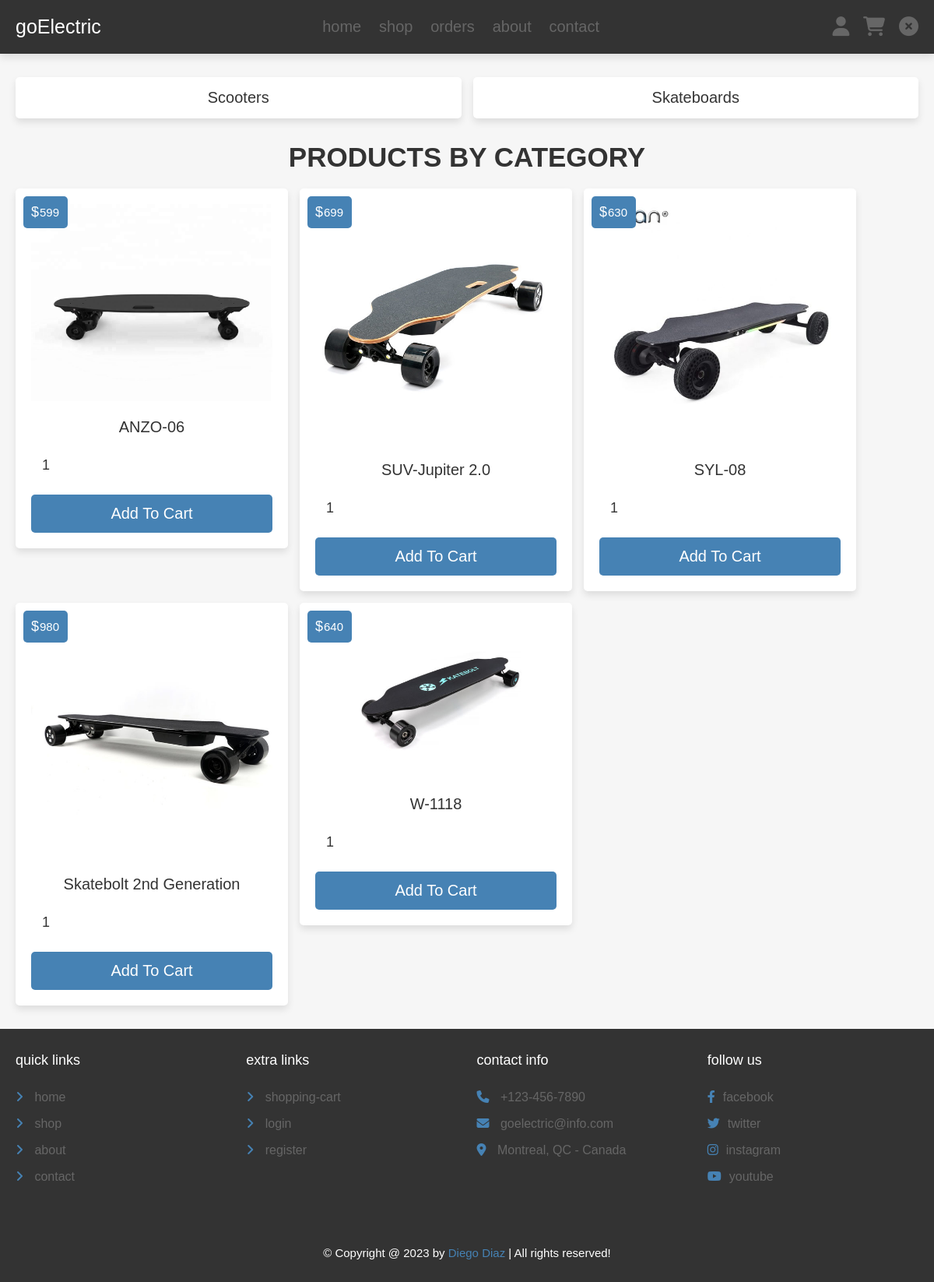
Screenshot of /pages/category.php?category=Skateboard (signed in) with the database file from the repository.
### tables this page shows
CREATE TABLE `Products` (
  `productId` int(5) UNSIGNED NOT NULL,
  `productName` varchar(100) NOT NULL,
  `category` varchar(30) NOT NULL,
  `details` varchar(500) NOT NULL,
  `price` float NOT NULL,
  `image` varchar(200) NOT NULL
);

### pages/category.php (the view, shortened to what this page needs)
<?php
include ('../DBConnection.php');
?>
<!DOCTYPE html>
<html lang="en">
<head>
   <link rel="stylesheet" href="https://cdnjs.cloudflare.com/ajax/libs/font-awesome/6.1.1/css/all.min.css">
   <link rel="stylesheet" href="../css/style.css">
</head>
<body>
<?php
include ('header.php');
?>
<section class="p-category">
   <a href="category.php?category=Scooter">Scooters</a>
   <a href="category.php?category=Skateboard">Skateboards</a>
</section>
<section class="products">
   <h1 class="title">Products by category</h1>
   <div class="box-container">
   <?php
   try {
      $conn = new PDO($dsn, $username, $password);
      $conn->setAttribute(PDO::ATTR_ERRMODE, PDO::ERRMODE_EXCEPTION);
      $category_name = $_GET['category'];
      $select_products = $conn->prepare("SELECT * FROM goElectric.Products WHERE category = ?");
      $select_products->execute([$category_name]);
   } catch (PDOException $error) {
      echo "Connection Failed: ".$error->getMessage();
   }
      if($select_products->rowCount() > 0){
         while($fetch_products = $select_products->fetch(PDO::FETCH_ASSOC)){
   ?>
      <form action="" class="box" method="POST">
         <div class="price">$<span><?= $fetch_products['price']; ?></span></div>
         <img src="../images/scooter/<?= $fetch_products['image']; ?>" alt="">
         <div class="name"><?= $fetch_products['productName']; ?></div>
         <input type="number" min="1" value="1" name="p_qty" class="qty">
         <input type="submit" value="add to cart" class="btn" name="add_to_cart" onclick="return confirm('Do you want to add this product to he shopping cart?')">
      </form>
   <?php
         }
      }else{
         echo '<p class="empty">no products available!</p>';
      }
   ?>
   </div>
</section>
<?php
include ('footer.php');
?>
</body>
</html>

### css/style.css (style rules this page uses)
.products .box-container { display: grid; grid-template-columns: repeat(auto-fit, 35rem); gap:1.5rem; justify-content: left; align-items: flex-start; }
.products .box-container .box { padding:2rem; text-align: center; border:var(--border); background-color: var(--white); box-shadow: var(--box-shadow); border-radius: .5rem; position: relative; }
.products .box-container .box .price { position: absolute; top:1rem; left:1rem; padding:1rem; border-radius: .5rem; background-color: var(--red); font-size: 1.8rem; color:var(--white); }
.products .box-container .box .price span { font-size: 1.5rem; color:var(--white); margin:0 .1rem; }
.products .box-container .box img { width: 100%; margin-bottom: 1rem; }
.products .box-container .box .name { font-size: 2rem; color:var(--black); padding:1rem 0; }
.products .box-container .box .qty { margin:.5rem 0; border-radius: .5rem; padding:1.2rem 1.4rem; font-size: 1.8rem; color:var(--black); border:var(--border); width: 100%; }
.p-category { display: grid; grid-template-columns: repeat(auto-fit, minmax(27rem, 1fr)); gap:1.5rem; justify-content: center; align-items: flex-start; }
.p-category { padding-bottom: 0; }
.p-category a { padding:1.5rem; text-align: center; border:var(--border); background-color: var(--white); box-shadow: var(--box-shadow); border-radius: .5rem; font-size: 2rem; text-transform: capitalize; color:var(--black); }
img { vertical-align: middle; }

### css/components.css (style rules this page uses)
:root { --green:steelblue; --orange:blue; --red:steelblue; --black:#333; --light-color:#666; --white:#fff; --light-bg:#f6f6f6; --box-shadow:0 .5rem 1rem rgba(0,0,0,.1); }
* { font-family: 'Verdana', sans-serif; margin:0; padding:0; box-sizing: border-box; outline: none; border:none; text-decoration: none; color:var(--black); }
body { background-color: var(--light-bg); }
html { font-size: 62.5%; overflow-x: hidden; scroll-behavior: smooth; scroll-padding-top: 6.5rem; }
section { padding:3rem 2rem; max-width: 1200px; margin:0 auto; }
.btn, .delete-btn, .option-btn { display: block; width: 100%; margin-top: 1rem; border-radius: .5rem; color:var(--white); font-size: 2rem; padding:1.3rem 3rem; text-transform: capitalize; cursor: pointer; text-align: center; }
.btn { background-color: var(--green); }
.title { text-align: center; margin-bottom: 2rem; text-transform: uppercase; color:var(--black); font-size: 3.5rem; }

### rows the page displays
products: price "599", image (picture), productName "ANZO-06"
products: price "699", image (picture), productName "SUV-Jupiter 2.0"
products: price "630", image (picture), productName "SYL-08"
products: price "980", image (picture), productName "Skatebolt 2nd Generation"
products: price "640", image (picture), productName "W-1118"
